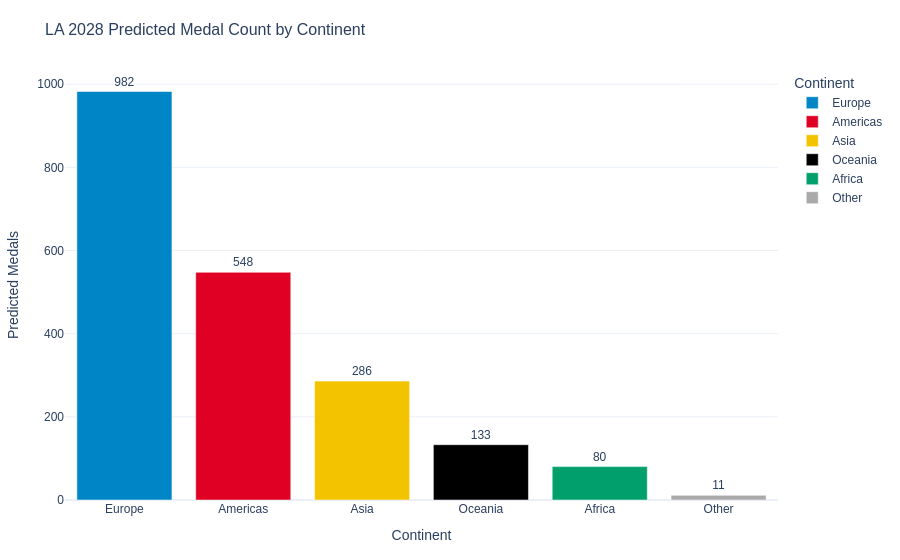

The code cell stored with this chart in its notebook:
### Code cell
# ── Chart 3: LA 2028 forecast medals by continent ─────────────────────
forecast_rich = pd.read_csv(PROCESSED / 'forecast_la2028_enriched.csv')

cont_forecast = (
    forecast_rich
    .groupby('continent')['Pred_2028_Ensemble']
    .sum()
    .reset_index()
    .rename(columns={'Pred_2028_Ensemble': 'Predicted_Medals'})
    .sort_values('Predicted_Medals', ascending=False)
)
cont_forecast['Predicted_Medals'] = cont_forecast['Predicted_Medals'].round(1)

fig3 = px.bar(
    cont_forecast,
    x='continent', y='Predicted_Medals',
    color='continent',
    color_discrete_map=CONTINENT_COLORS,
    title='LA 2028 Predicted Medal Count by Continent',
    labels={'Predicted_Medals': 'Predicted Medals', 'continent': 'Continent'},
    template='plotly_white',
    text='Predicted_Medals',
)
fig3.update_traces(texttemplate='%{text:.0f}', textposition='outside')
fig3.update_layout(**PLOTLY_LAYOUT)
fig3.write_html(FIGURES / 'noc_bar_forecast2028_byContinent.html')
print('Chart 3 saved: noc_bar_forecast2028_byContinent.html')
print(cont_forecast.to_string())
fig3.show()

### Figure 1 — Plotly figure (JSON) as saved in the notebook; plotly's stock layout.template omitted (floating-point values rounded to 4 significant figures)
{"data": [{"hovertemplate": "Continent=%{x}<br>Predicted Medals=%{text}<extra></extra>", "legendgroup": "Europe", "marker": {"color": "#0085C7", "pattern": {"shape": ""}}, "name": "Europe", "orientation": "v", "showlegend": true, "text": [982.4], "textposition": "outside", "texttemplate": "%{text:.0f}", "type": "bar", "x": ["Europe"], "xaxis": "x", "y": [982.4], "yaxis": "y"}, {"hovertemplate": "Continent=%{x}<br>Predicted Medals=%{text}<extra></extra>", "legendgroup": "Americas", "marker": {"color": "#DF0024", "pattern": {"shape": ""}}, "name": "Americas", "orientation": "v", "showlegend": true, "text": [547.5], "textposition": "outside", "texttemplate": "%{text:.0f}", "type": "bar", "x": ["Americas"], "xaxis": "x", "y": [547.5], "yaxis": "y"}, {"hovertemplate": "Continent=%{x}<br>Predicted Medals=%{text}<extra></extra>", "legendgroup": "Asia", "marker": {"color": "#F4C300", "pattern": {"shape": ""}}, "name": "Asia", "orientation": "v", "showlegend": true, "text": [285.9], "textposition": "outside", "texttemplate": "%{text:.0f}", "type": "bar", "x": ["Asia"], "xaxis": "x", "y": [285.9], "yaxis": "y"}, {"hovertemplate": "Continent=%{x}<br>Predicted Medals=%{text}<extra></extra>", "legendgroup": "Oceania", "marker": {"color": "#000000", "pattern": {"shape": ""}}, "name": "Oceania", "orientation": "v", "showlegend": true, "text": [133.0], "textposition": "outside", "texttemplate": "%{text:.0f}", "type": "bar", "x": ["Oceania"], "xaxis": "x", "y": [133.0], "yaxis": "y"}, {"hovertemplate": "Continent=%{x}<br>Predicted Medals=%{text}<extra></extra>", "legendgroup": "Africa", "marker": {"color": "#009F6B", "pattern": {"shape": ""}}, "name": "Africa", "orientation": "v", "showlegend": true, "text": [80.3], "textposition": "outside", "texttemplate": "%{text:.0f}", "type": "bar", "x": ["Africa"], "xaxis": "x", "y": [80.3], "yaxis": "y"}, {"hovertemplate": "Continent=%{x}<br>Predicted Medals=%{text}<extra></extra>", "legendgroup": "Other", "marker": {"color": "#AAAAAA", "pattern": {"shape": ""}}, "name": "Other", "orientation": "v", "showlegend": true, "text": [11.3], "textposition": "outside", "texttemplate": "%{text:.0f}", "type": "bar", "x": ["Other"], "xaxis": "x", "y": [11.3], "yaxis": "y"}], "layout": {"barmode": "relative", "font": {"family": "Arial", "size": 12}, "legend": {"title": {"text": "Continent"}, "tracegroupgap": 0}, "margin": {"b": 60, "l": 60, "r": 40, "t": 70}, "title": {"font": {"size": 16}, "text": "LA 2028 Predicted Medal Count by Continent"}, "xaxis": {"anchor": "y", "categoryarray": ["Europe", "Americas", "Asia", "Oceania", "Africa", "Other"], "categoryorder": "array", "domain": [0.0, 1.0], "title": {"text": "Continent"}}, "yaxis": {"anchor": "x", "domain": [0.0, 1.0], "title": {"text": "Predicted Medals"}}}}
